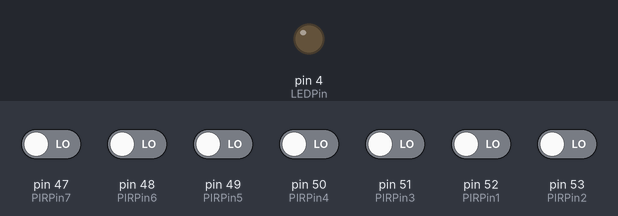
Recording of a sketch running on a simulated Arduino Mega 2560, built with avr-gcc and run on an emulated ATmega2560. Shown: output pins drawn as LEDs (lit = HIGH). Dashed ring = blinking. The inputs (shaded band) are chosen by the test bench; at power-on: pin 47 (PIRPin7), pin 48 (PIRPin6), pin 49 (PIRPin5), pin 50 (PIRPin4), pin 51 (PIRPin3), pin 52 (PIRPin1), pin 53 (PIRPin2) LOW.

Above: at 1.2 s.
1.3 s: pin 47 (PIRPin7) driven HIGH
At 1.51 s:
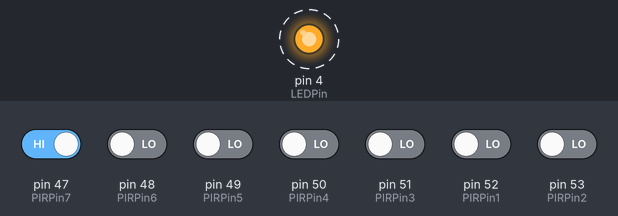
4.3 s: pin 47 (PIRPin7) driven LOW
At 4.3 s:
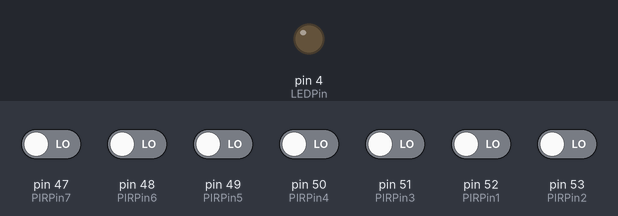
5.8 s: pin 48 (PIRPin6) driven HIGH
At 6.01 s:
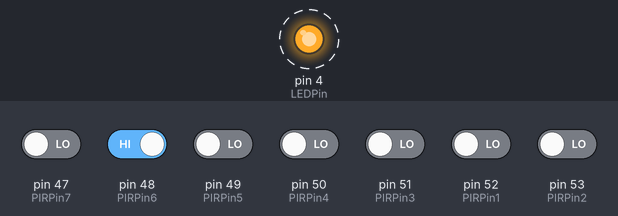
Timing chart, 0 to 14.8 s (numbered marks = the images above; inputs shaded):
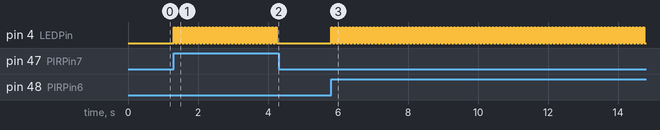

Measured:
- after the input at 1.3 s, pin 4 (LEDPin): alternates HIGH for 0.05 s and LOW for 0.05 s, starting at once
- after the input at 4.3 s, pin 4 (LEDPin): stops changing and stays LOW
- after the input at 5.8 s, pin 4 (LEDPin): alternates HIGH for 0.05 s and LOW for 0.05 s, starting at once

The sketch:

sensor_presencia.ino
```cpp
const int LEDPin= 4;
const int PIRPin1= 52;
const int PIRPin2= 53;
const int PIRPin3= 51;
const int PIRPin4= 50;
const int PIRPin5= 49;
const int PIRPin6= 48;
const int PIRPin7= 47;

void setup()
{
  pinMode(LEDPin, OUTPUT);
  pinMode(PIRPin1, INPUT);
  pinMode(PIRPin2, INPUT);
  pinMode(PIRPin3, INPUT);
  pinMode(PIRPin4, INPUT);
  pinMode(PIRPin5, INPUT);
  pinMode(PIRPin6, INPUT);
  pinMode(PIRPin7, INPUT);
}

void loop()
{
  int value1= digitalRead(PIRPin1);
  int value2= digitalRead(PIRPin2);
  int value3= digitalRead(PIRPin3);
  int value4= digitalRead(PIRPin4);
  int value5= digitalRead(PIRPin5);
  int value6= digitalRead(PIRPin6);
  int value7= digitalRead(PIRPin7);

  if (value1 == HIGH)//--------------------------------------1
  {
    digitalWrite(LEDPin, HIGH);
    delay(50);
    digitalWrite(LEDPin, LOW);
    delay(50);
  }
  else if (value2 == HIGH)//--------------------------------------2
  {
    digitalWrite(LEDPin, HIGH);
    delay(50);
    digitalWrite(LEDPin, LOW);
    delay(50);
  }
  else if (value3 == HIGH)//--------------------------------------3
  {
    digitalWrite(LEDPin, HIGH);
    delay(50);
    digitalWrite(LEDPin, LOW);
    delay(50);
  }
  else if (value4 == HIGH)//--------------------------------------4
  {
    digitalWrite(LEDPin, HIGH);
    delay(50);
    digitalWrite(LEDPin, LOW);
    delay(50);
  }
  else if (value5 == HIGH)//--------------------------------------5
  {
    digitalWrite(LEDPin, HIGH);
    delay(50);
    digitalWrite(LEDPin, LOW);
    delay(50);
  }
  else if (value6 == HIGH)//--------------------------------------6
  {
    digitalWrite(LEDPin, HIGH);
    delay(50);
    digitalWrite(LEDPin, LOW);
    delay(50);
  }
  else if (value7 == HIGH)//--------------------------------------7
  {
    digitalWrite(LEDPin, HIGH);
    delay(50);
    digitalWrite(LEDPin, LOW);
    delay(50);
  }
  else
  {
    digitalWrite(LEDPin, LOW);
  }
  }
```
